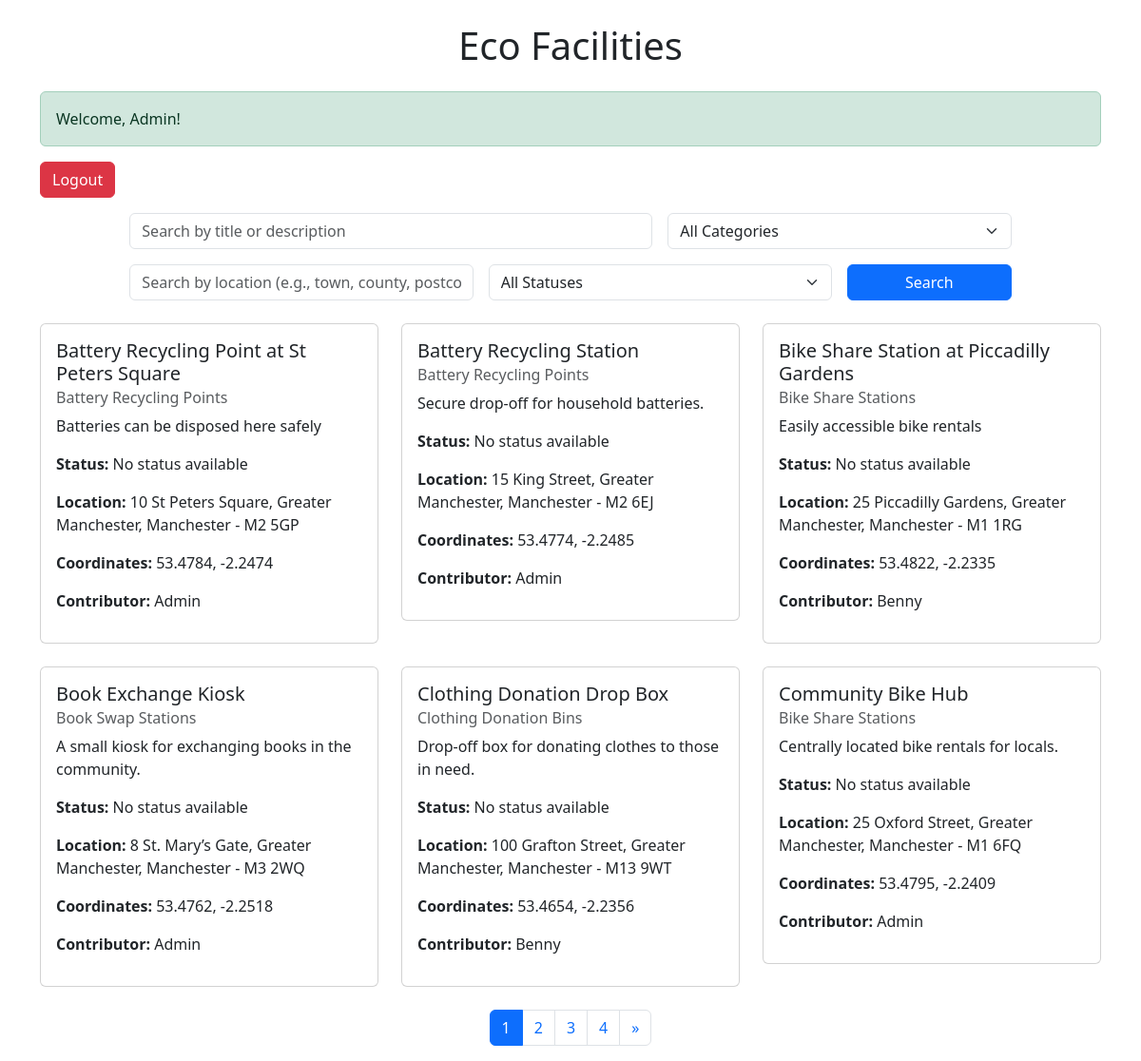
Page /?view=browse (signed in) on the earlier database version.
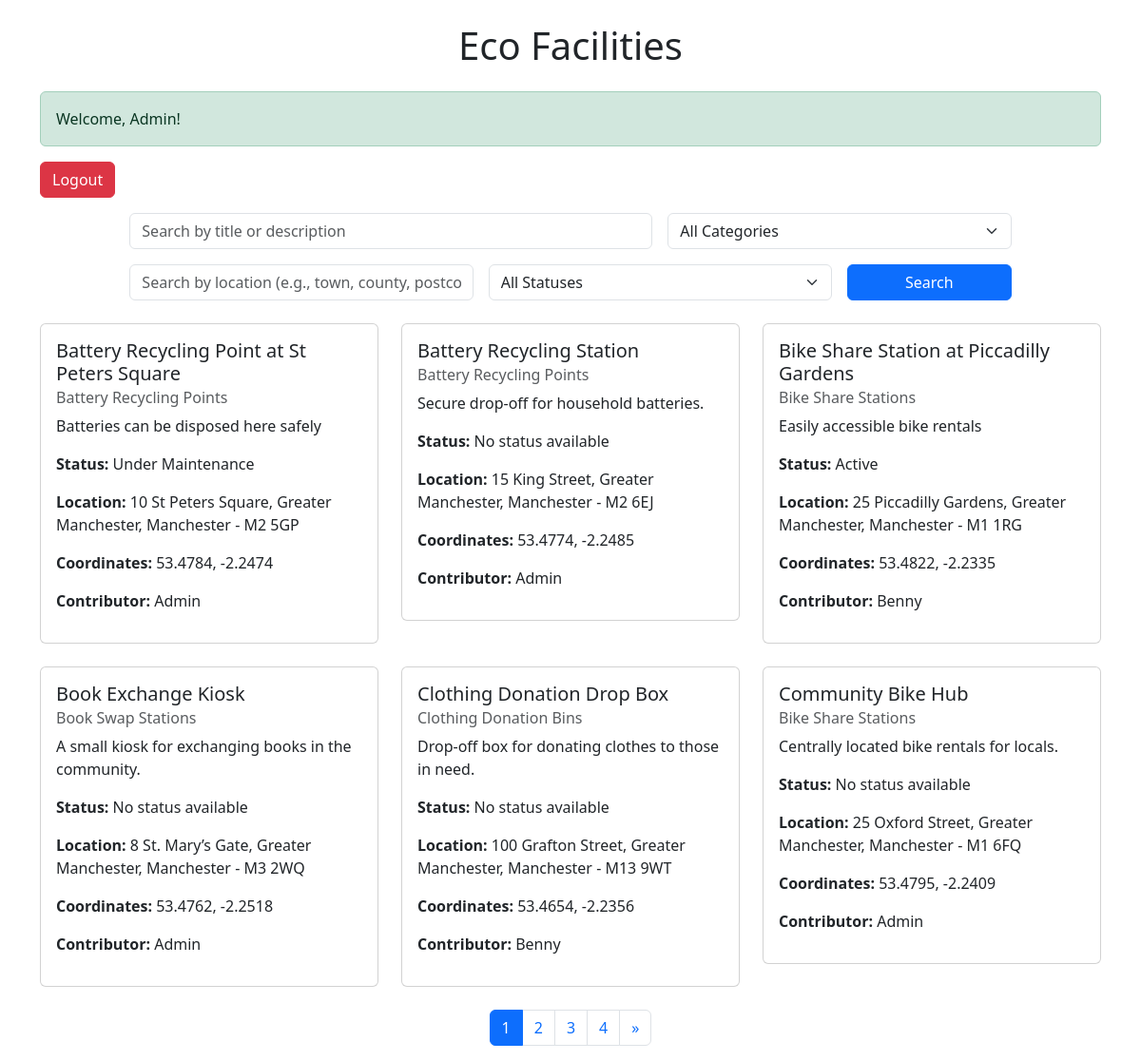
Same page on the later database version.
### tables this page shows
CREATE TABLE ecoFacilities (
                               id INTEGER PRIMARY KEY AUTOINCREMENT NOT NULL UNIQUE,
                               title VARCHAR(50) NOT NULL,
                               category INTEGER,
                               description VARCHAR(150) NOT NULL,
                               houseNumber VARCHAR(50),
                               streetName VARCHAR(50),
                               county VARCHAR(50),
                               town VARCHAR(50),
                               postcode VARCHAR(7) NOT NULL,
                               lng FLOAT NOT NULL,
                               lat FLOAT NOT NULL,
                               contributor INTEGER,
                               FOREIGN KEY (category) REFERENCES ecoCategories(id),
                               FOREIGN KEY (contributor) REFERENCES ecoUser(id)
);

CREATE TABLE "ecoCategories"
(
	id INTEGER not null
		primary key
		unique,
	name VARCHAR(50) not null
		unique
);

CREATE TABLE "ecoFacilityStatus"
(
	id INTEGER not null
		primary key autoincrement
		unique,
	facilityId INTEGER not null
		constraint ecoFacilityStatus_ecoFacilities_id_fk
			references ecoFacilities,
	statusComment VARCHAR(100) not null
);

### controllers/FacilityController.php (called while the page is built, shortened)
<?php
class FacilityController {
    private $facilityModel;
    public function __construct($facilityModel) {
        $this->facilityModel = $facilityModel;
    }
    public function browseFacilities($search = '', $category = null, $location = null, $status = null) {
        return $this->facilityModel->searchFacilities($search, $category, $location, $status);
    }
    public function getPaginatedFacilities($page, $limit, $search = '', $category = null, $location = null, $status = null) {
        $offset = ($page - 1) * $limit;
        return $this->facilityModel->getPaginatedFacilities($offset, $limit, $search, $category, $location, $status);
    }
    public function getTotalFacilities($search = '', $category = null) {
        return $this->facilityModel->getTotalFacilities($search, $category);
    }
}
?>

### models/Facility.php (called while the page is built, shortened)
<?php
class Facility {
    private $pdo;
    public function __construct($pdo) {
        $this->pdo = $pdo;
    }
    public function searchFacilities($search = '', $category = null, $location = null, $status = null) {
        $query = "
        SELECT ecoFacilities.*,
               ecoCategories.name AS category_name,
               ecoUser.username AS contributor_name,
               (SELECT statusComment
                FROM ecoFacilityStatus
                WHERE facilityId = ecoFacilities.id
                ORDER BY ROWID DESC LIMIT 1) AS statusComment
        FROM ecoFacilities
        LEFT JOIN ecoCategories ON ecoFacilities.category = ecoCategories.id
        LEFT JOIN ecoUser ON ecoFacilities.contributor = ecoUser.id
        WHERE (ecoFacilities.title LIKE :search OR ecoFacilities.description LIKE :search)
    ";
        $query .= " ORDER BY ecoFacilities.title ASC";
        $stmt = $this->pdo->prepare($query);
        $params = [
            ':search' => '%' . $search . '%',
        ];
        $stmt->execute($params);
        return $stmt->fetchAll(PDO::FETCH_ASSOC);
    }
    public function getPaginatedFacilities($offset, $limit, $search = '', $category = null, $location = null, $status = null) {
        $query = "
        SELECT ecoFacilities.*,
               ecoCategories.name AS category_name,
               ecoUser.username AS contributor_name,
               (SELECT statusComment
                FROM ecoFacilityStatus
                WHERE facilityId = ecoFacilities.id
                ORDER BY ROWID DESC LIMIT 1) AS statusComment
        FROM ecoFacilities
        LEFT JOIN ecoCategories ON ecoFacilities.category = ecoCategories.id
        LEFT JOIN ecoUser ON ecoFacilities.contributor = ecoUser.id
        WHERE (ecoFacilities.title LIKE :search OR ecoFacilities.description LIKE :search)
    ";
        $query .= " ORDER BY ecoFacilities.title ASC LIMIT :offset, :limit";
        $stmt = $this->pdo->prepare($query);
        $params = [
            ':search' => '%' . $search . '%',
            ':offset' => $offset,
            ':limit' => $limit,
        ];
        $stmt->bindValue(':offset', $offset, PDO::PARAM_INT);
        $stmt->bindValue(':limit', $limit, PDO::PARAM_INT);
        $stmt->execute($params);
        return $stmt->fetchAll(PDO::FETCH_ASSOC);
    }
    public function getTotalFacilities($search = '', $category = null, $location = null, $status = null) {
        $query = "
    SELECT COUNT(*) as total
    FROM ecoFacilities
    WHERE (title LIKE :search OR description LIKE :search)
";
        $stmt = $this->pdo->prepare($query);
        $params = [
            ':search' => '%' . $search . '%',
        ];
        $stmt->execute($params);
        return $stmt->fetch(PDO::FETCH_ASSOC)['total'];
    }
}

### views/facilities/browse.php (the view, shortened to what the changed rows need)
<?php
$page = isset($_GET['page']) ? (int)$_GET['page'] : 1;
$limit = 6;
$location = $_GET['location'] ?? null;
$status = $_GET['status'] ?? null;
$total = $facilityController->getTotalFacilities($search, $category, $location, $status);
$facilities = $facilityController->getPaginatedFacilities($page, $limit, $search, $category, $location, $status);
$totalPages = ceil($total / $limit);
?>
<!DOCTYPE html>
<html>
<head>
    <link href="https://cdn.jsdelivr.net/npm/bootstrap@5.3.3/dist/css/bootstrap.min.css" rel="stylesheet">
</head>
<body>
<div class="container mt-4">
    <h1 class="text-center mb-4">Eco Facilities</h1>
    <?php if (!empty($facilities)) : ?>
        <div class="row">
            <?php foreach ($facilities as $facility) : ?>
                <div class="col-md-4 mb-4">
                    <div class="card">
                        <div class="card-body">
                            <h5 class="card-title"><?php echo htmlspecialchars($facility['title']); ?></h5>
                            <h6 class="card-subtitle mb-2 text-muted"><?php echo htmlspecialchars($facility['category_name']); ?></h6>
                            <p class="card-text"><?php echo htmlspecialchars($facility['description']); ?></p>
                            <p><strong>Status:</strong>
                                <?php echo !empty($facility['statusComment'])
                                    ? htmlspecialchars($facility['statusComment'])
                                    : 'No status available'; ?>
                            </p>
                            <p><strong>Location:</strong>
                                <?php echo htmlspecialchars($facility['houseNumber'] . ' ' . $facility['streetName'] . ', ' . $facility['county'] . ', ' . $facility['town'] . ' - ' . $facility['postcode']); ?>
                            </p>
                            <p><strong>Coordinates:</strong>
                                <?php echo !empty($facility['lat']) && !empty($facility['lng'])
                                    ? htmlspecialchars($facility['lat'] . ', ' . $facility['lng'])
                                    : 'Coordinates not available'; ?>
                            </p>
                            <p><strong>Contributor:</strong> <?php echo htmlspecialchars($facility['contributor_name']); ?></p>
                        </div>
                    </div>
                </div>
            <?php endforeach; ?>
        </div>
        <nav aria-label="Page navigation">
            <ul class="pagination justify-content-center">
                <?php for ($i = 1; $i <= $totalPages; $i++): ?>
                    <li class="page-item <?php echo $i === $page ? 'active' : ''; ?>">
                        <a class="page-link" href="?view=browse&page=<?php echo $i; ?>"><?php echo $i; ?></a>
                    </li>
                <?php endfor; ?>
            </ul>
        </nav>
    <?php else : ?>
        <div class="alert alert-warning text-center">No facilities found. Try adjusting your search criteria.</div>
    <?php endif; ?>
</div>
</body>
</html>

Differences in the rows shown:
no longer on this page (row unchanged): ecofacilities: title "Battery Recycling Point at St Peters Square", category.name "Battery Recycling Points", description "Batteries can be disposed here safely", shows "No status available", houseNumber+streetName+county "10 St Peters Square, Greater Manchester, Manchester - M2 5GP", lat+lng "53.4784, -2.2474", contributor_name "Admin"
no longer on this page (row unchanged): ecofacilities: title "Bike Share Station at Piccadilly Gardens", category.name "Bike Share Stations", description "Easily accessible bike rentals", shows "No status available", houseNumber+streetName+county "25 Piccadilly Gardens, Greater Manchester, Manchester - M1 1RG", lat+lng "53.4822, -2.2335", contributor_name "Benny"
added ecofacilitystatus: facilityId.title "Battery Recycling Point at St Peters Square", ecocategories.name "Battery Recycling Points", facilityId.description "Batteries can be disposed here safely", statusComment "Under Maintenance", facilityId.postcode "10 St Peters Square, Greater Manchester, Manchester - M2 5GP", facilityId.lng "53.4784, -2.2474", contributor_name "Admin"
added ecofacilitystatus: facilityId.title "Bike Share Station at Piccadilly Gardens", ecocategories.name "Bike Share Stations", facilityId.description "Easily accessible bike rentals", statusComment "Active", facilityId.postcode "25 Piccadilly Gardens, Greater Manchester, Manchester - M1 1RG", facilityId.lng "53.4822, -2.2335", contributor_name "Benny"
